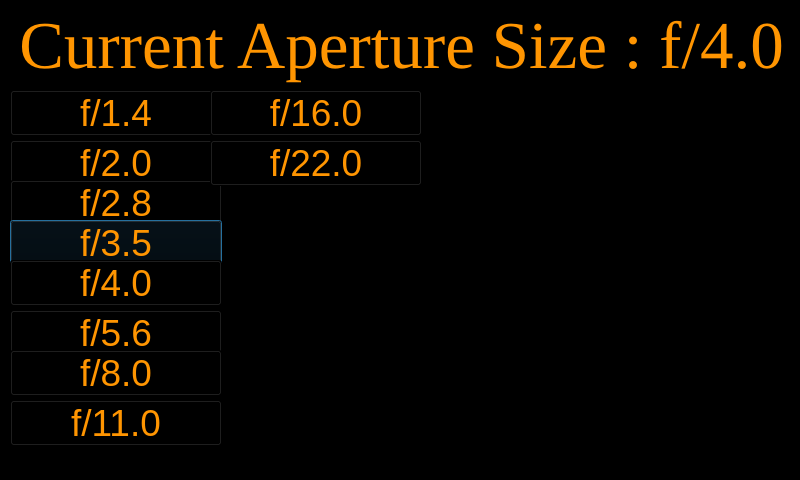
<?xml version="1.0" encoding="UTF-8"?>
<ui version="4.0">
 <class>ApertureSizeConfigurationMenu</class>
 <widget class="QWidget" name="ApertureSizeConfigurationMenu">
  <property name="windowModality">
   <enum>Qt::WindowModal</enum>
  </property>
  <property name="enabled">
   <bool>true</bool>
  </property>
  <property name="geometry">
   <rect>
    <x>0</x>
    <y>0</y>
    <width>800</width>
    <height>480</height>
   </rect>
  </property>
  <property name="palette">
   <palette>
    <active>
     <colorrole role="WindowText">
      <brush brushstyle="SolidPattern">
       <color alpha="255">
        <red>255</red>
        <green>149</green>
        <blue>1</blue>
       </color>
      </brush>
     </colorrole>
     <colorrole role="Button">
      <brush brushstyle="SolidPattern">
       <color alpha="255">
        <red>0</red>
        <green>0</green>
        <blue>0</blue>
       </color>
      </brush>
     </colorrole>
     <colorrole role="Light">
      <brush brushstyle="SolidPattern">
       <color alpha="255">
        <red>0</red>
        <green>0</green>
        <blue>0</blue>
       </color>
      </brush>
     </colorrole>
     <colorrole role="Midlight">
      <brush brushstyle="SolidPattern">
       <color alpha="255">
        <red>106</red>
        <green>110</green>
        <blue>128</blue>
       </color>
      </brush>
     </colorrole>
     <colorrole role="Dark">
      <brush brushstyle="SolidPattern">
       <color alpha="255">
        <red>106</red>
        <green>110</green>
        <blue>128</blue>
       </color>
      </brush>
     </colorrole>
     <colorrole role="Mid">
      <brush brushstyle="SolidPattern">
       <color alpha="255">
        <red>160</red>
        <green>160</green>
        <blue>160</blue>
       </color>
      </brush>
     </colorrole>
     <colorrole role="Text">
      <brush brushstyle="SolidPattern">
       <color alpha="255">
        <red>255</red>
        <green>149</green>
        <blue>1</blue>
       </color>
      </brush>
     </colorrole>
     <colorrole role="BrightText">
      <brush brushstyle="SolidPattern">
       <color alpha="255">
        <red>106</red>
        <green>110</green>
        <blue>128</blue>
       </color>
      </brush>
     </colorrole>
     <colorrole role="ButtonText">
      <brush brushstyle="SolidPattern">
       <color alpha="255">
        <red>255</red>
        <green>149</green>
        <blue>1</blue>
       </color>
      </brush>
     </colorrole>
     <colorrole role="Base">
      <brush brushstyle="SolidPattern">
       <color alpha="255">
        <red>0</red>
        <green>0</green>
        <blue>0</blue>
       </color>
      </brush>
     </colorrole>
     <colorrole role="Window">
      <brush brushstyle="SolidPattern">
       <color alpha="255">
        <red>0</red>
        <green>0</green>
        <blue>0</blue>
       </color>
      </brush>
     </colorrole>
     <colorrole role="Shadow">
      <brush brushstyle="SolidPattern">
       <color alpha="255">
        <red>255</red>
        <green>170</green>
        <blue>0</blue>
       </color>
      </brush>
     </colorrole>
     <colorrole role="Highlight">
      <brush brushstyle="SolidPattern">
       <color alpha="255">
        <red>106</red>
        <green>110</green>
        <blue>128</blue>
       </color>
      </brush>
     </colorrole>
     <colorrole role="HighlightedText">
      <brush brushstyle="SolidPattern">
       <color alpha="255">
        <red>255</red>
        <green>149</green>
        <blue>1</blue>
       </color>
      </brush>
     </colorrole>
     <colorrole role="Link">
      <brush brushstyle="SolidPattern">
       <color alpha="255">
        <red>106</red>
        <green>110</green>
        <blue>128</blue>
       </color>
      </brush>
     </colorrole>
     <colorrole role="AlternateBase">
      <brush brushstyle="SolidPattern">
       <color alpha="255">
        <red>0</red>
        <green>0</green>
        <blue>0</blue>
       </color>
      </brush>
     </colorrole>
     <colorrole role="ToolTipBase">
      <brush brushstyle="SolidPattern">
       <color alpha="255">
        <red>0</red>
        <green>0</green>
        <blue>0</blue>
       </color>
      </brush>
     </colorrole>
     <colorrole role="ToolTipText">
      <brush brushstyle="SolidPattern">
       <color alpha="255">
        <red>255</red>
        <green>149</green>
        <blue>1</blue>
       </color>
      </brush>
     </colorrole>
    </active>
    <inactive>
     <colorrole role="WindowText">
      <brush brushstyle="SolidPattern">
       <color alpha="255">
        <red>255</red>
        <green>149</green>
        <blue>1</blue>
       </color>
      </brush>
     </colorrole>
     <colorrole role="Button">
      <brush brushstyle="SolidPattern">
       <color alpha="255">
        <red>0</red>
        <green>0</green>
        <blue>0</blue>
       </color>
      </brush>
     </colorrole>
     <colorrole role="Light">
      <brush brushstyle="SolidPattern">
       <color alpha="255">
        <red>0</red>
        <green>0</green>
        <blue>0</blue>
       </color>
      </brush>
     </colorrole>
     <colorrole role="Midlight">
      <brush brushstyle="SolidPattern">
       <color alpha="255">
        <red>106</red>
        <green>110</green>
        <blue>128</blue>
       </color>
      </brush>
     </colorrole>
     <colorrole role="Dark">
      <brush brushstyle="SolidPattern">
       <color alpha="255">
        <red>106</red>
        <green>110</green>
        <blue>128</blue>
       </color>
      </brush>
     </colorrole>
     <colorrole role="Text">
      <brush brushstyle="SolidPattern">
       <color alpha="255">
        <red>255</red>
        <green>149</green>
        <blue>1</blue>
       </color>
      </brush>
     </colorrole>
     <colorrole role="BrightText">
      <brush brushstyle="SolidPattern">
       <color alpha="255">
        <red>106</red>
        <green>110</green>
        <blue>128</blue>
       </color>
      </brush>
     </colorrole>
     <colorrole role="ButtonText">
      <brush brushstyle="SolidPattern">
       <color alpha="255">
        <red>255</red>
        <green>149</green>
        <blue>1</blue>
       </color>
      </brush>
     </colorrole>
     <colorrole role="Window">
      <brush brushstyle="SolidPattern">
       <color alpha="255">
        <red>0</red>
        <green>0</green>
        <blue>0</blue>
       </color>
      </brush>
     </colorrole>
     <colorrole role="Highlight">
      <brush brushstyle="SolidPattern">
       <color alpha="255">
        <red>106</red>
        <green>110</green>
        <blue>128</blue>
       </color>
      </brush>
     </colorrole>
     <colorrole role="HighlightedText">
      <brush brushstyle="SolidPattern">
       <color alpha="255">
        <red>255</red>
        <green>149</green>
        <blue>1</blue>
       </color>
      </brush>
     </colorrole>
     <colorrole role="Link">
      <brush brushstyle="SolidPattern">
       <color alpha="255">
        <red>106</red>
        <green>110</green>
        <blue>128</blue>
       </color>
      </brush>
     </colorrole>
     <colorrole role="AlternateBase">
      <brush brushstyle="SolidPattern">
       <color alpha="255">
        <red>0</red>
        <green>0</green>
        <blue>0</blue>
       </color>
      </brush>
     </colorrole>
     <colorrole role="ToolTipBase">
      <brush brushstyle="SolidPattern">
       <color alpha="255">
        <red>0</red>
        <green>0</green>
        <blue>0</blue>
       </color>
      </brush>
     </colorrole>
     <colorrole role="ToolTipText">
      <brush brushstyle="SolidPattern">
       <color alpha="255">
        <red>255</red>
        <green>149</green>
        <blue>1</blue>
       </color>
      </brush>
     </colorrole>
    </inactive>
    <disabled>
     <colorrole role="WindowText">
      <brush brushstyle="SolidPattern">
       <color alpha="255">
        <red>106</red>
        <green>110</green>
        <blue>128</blue>
       </color>
      </brush>
     </colorrole>
     <colorrole role="Button">
      <brush brushstyle="SolidPattern">
       <color alpha="255">
        <red>0</red>
        <green>0</green>
        <blue>0</blue>
       </color>
      </brush>
     </colorrole>
     <colorrole role="Midlight">
      <brush brushstyle="SolidPattern">
       <color alpha="255">
        <red>106</red>
        <green>110</green>
        <blue>128</blue>
       </color>
      </brush>
     </colorrole>
     <colorrole role="Dark">
      <brush brushstyle="SolidPattern">
       <color alpha="255">
        <red>106</red>
        <green>110</green>
        <blue>128</blue>
       </color>
      </brush>
     </colorrole>
     <colorrole role="Text">
      <brush brushstyle="SolidPattern">
       <color alpha="255">
        <red>106</red>
        <green>110</green>
        <blue>128</blue>
       </color>
      </brush>
     </colorrole>
     <colorrole role="BrightText">
      <brush brushstyle="SolidPattern">
       <color alpha="255">
        <red>106</red>
        <green>110</green>
        <blue>128</blue>
       </color>
      </brush>
     </colorrole>
     <colorrole role="ButtonText">
      <brush brushstyle="SolidPattern">
       <color alpha="255">
        <red>106</red>
        <green>110</green>
        <blue>128</blue>
       </color>
      </brush>
     </colorrole>
     <colorrole role="Base">
      <brush brushstyle="SolidPattern">
       <color alpha="255">
        <red>255</red>
        <green>255</green>
        <blue>255</blue>
       </color>
      </brush>
     </colorrole>
     <colorrole role="Window">
      <brush brushstyle="SolidPattern">
       <color alpha="255">
        <red>0</red>
        <green>0</green>
        <blue>0</blue>
       </color>
      </brush>
     </colorrole>
     <colorrole role="Link">
      <brush brushstyle="SolidPattern">
       <color alpha="255">
        <red>106</red>
        <green>110</green>
        <blue>128</blue>
       </color>
      </brush>
     </colorrole>
     <colorrole role="ToolTipText">
      <brush brushstyle="SolidPattern">
       <color alpha="255">
        <red>255</red>
        <green>149</green>
        <blue>1</blue>
       </color>
      </brush>
     </colorrole>
    </disabled>
   </palette>
  </property>
  <property name="windowTitle">
   <string>ISOConfigurationMenu</string>
  </property>
  <property name="autoFillBackground">
   <bool>false</bool>
  </property>
  <widget class="QLabel" name="CurrentApertureSizeLabel">
   <property name="geometry">
    <rect>
     <x>6</x>
     <y>0</y>
     <width>791</width>
     <height>91</height>
    </rect>
   </property>
   <property name="font">
    <font>
     <family>Times New Roman</family>
     <pointsize>50</pointsize>
    </font>
   </property>
   <property name="text">
    <string>Current Aperture Size : f/4.0</string>
   </property>
   <property name="alignment">
    <set>Qt::AlignCenter</set>
   </property>
  </widget>
  <widget class="QPushButton" name="F14Button">
   <property name="geometry">
    <rect>
     <x>10</x>
     <y>90</y>
     <width>212</width>
     <height>46</height>
    </rect>
   </property>
   <property name="font">
    <font>
     <pointsize>28</pointsize>
    </font>
   </property>
   <property name="styleSheet">
    <string notr="true">background-color: rgb(0, 0, 0);
color: rgb(255, 149, 1);</string>
   </property>
   <property name="text">
    <string>f/1.4</string>
   </property>
   <property name="checkable">
    <bool>false</bool>
   </property>
  </widget>
  <widget class="QPushButton" name="f20Button">
   <property name="geometry">
    <rect>
     <x>10</x>
     <y>140</y>
     <width>212</width>
     <height>46</height>
    </rect>
   </property>
   <property name="font">
    <font>
     <pointsize>28</pointsize>
    </font>
   </property>
   <property name="styleSheet">
    <string notr="true">background-color: rgb(0, 0, 0);
color: rgb(255, 149, 1);</string>
   </property>
   <property name="text">
    <string>f/2.0</string>
   </property>
  </widget>
  <widget class="QPushButton" name="f28Button">
   <property name="geometry">
    <rect>
     <x>10</x>
     <y>180</y>
     <width>212</width>
     <height>46</height>
    </rect>
   </property>
   <property name="font">
    <font>
     <pointsize>28</pointsize>
    </font>
   </property>
   <property name="styleSheet">
    <string notr="true">background-color: rgb(0, 0, 0);
color: rgb(255, 149, 1);</string>
   </property>
   <property name="text">
    <string>f/2.8</string>
   </property>
  </widget>
  <widget class="QPushButton" name="f35Button">
   <property name="geometry">
    <rect>
     <x>10</x>
     <y>220</y>
     <width>212</width>
     <height>46</height>
    </rect>
   </property>
   <property name="font">
    <font>
     <pointsize>28</pointsize>
    </font>
   </property>
   <property name="styleSheet">
    <string notr="true">color: rgb(255, 149, 1);
selection-color: rgb(255, 255, 255);
background-color: rgb(0, 0, 0);</string>
   </property>
   <property name="text">
    <string>f/3.5</string>
   </property>
   <property name="autoDefault">
    <bool>true</bool>
   </property>
   <property name="default">
    <bool>true</bool>
   </property>
  </widget>
  <widget class="QPushButton" name="f40Button">
   <property name="geometry">
    <rect>
     <x>10</x>
     <y>260</y>
     <width>212</width>
     <height>46</height>
    </rect>
   </property>
   <property name="font">
    <font>
     <pointsize>28</pointsize>
    </font>
   </property>
   <property name="styleSheet">
    <string notr="true">background-color: rgb(0, 0, 0);
color: rgb(255, 149, 1);</string>
   </property>
   <property name="text">
    <string>f/4.0</string>
   </property>
  </widget>
  <widget class="QPushButton" name="f56Button">
   <property name="geometry">
    <rect>
     <x>10</x>
     <y>310</y>
     <width>212</width>
     <height>46</height>
    </rect>
   </property>
   <property name="font">
    <font>
     <pointsize>28</pointsize>
    </font>
   </property>
   <property name="styleSheet">
    <string notr="true">background-color: rgb(0, 0, 0);
color: rgb(255, 149, 1);</string>
   </property>
   <property name="text">
    <string>f/5.6</string>
   </property>
  </widget>
  <widget class="QPushButton" name="f80Button">
   <property name="geometry">
    <rect>
     <x>10</x>
     <y>350</y>
     <width>212</width>
     <height>46</height>
    </rect>
   </property>
   <property name="font">
    <font>
     <pointsize>28</pointsize>
    </font>
   </property>
   <property name="styleSheet">
    <string notr="true">background-color: rgb(0, 0, 0);
color: rgb(255, 149, 1);</string>
   </property>
   <property name="text">
    <string>f/8.0</string>
   </property>
  </widget>
  <widget class="QPushButton" name="f11Button">
   <property name="geometry">
    <rect>
     <x>10</x>
     <y>400</y>
     <width>212</width>
     <height>46</height>
    </rect>
   </property>
   <property name="font">
    <font>
     <pointsize>28</pointsize>
    </font>
   </property>
   <property name="styleSheet">
    <string notr="true">background-color: rgb(0, 0, 0);
color: rgb(255, 149, 1);</string>
   </property>
   <property name="text">
    <string>f/11.0</string>
   </property>
  </widget>
  <widget class="QPushButton" name="f16Button">
   <property name="geometry">
    <rect>
     <x>210</x>
     <y>90</y>
     <width>212</width>
     <height>46</height>
    </rect>
   </property>
   <property name="font">
    <font>
     <pointsize>28</pointsize>
    </font>
   </property>
   <property name="styleSheet">
    <string notr="true">background-color: rgb(0, 0, 0);
color: rgb(255, 149, 1);</string>
   </property>
   <property name="text">
    <string>f/16.0</string>
   </property>
  </widget>
  <widget class="QPushButton" name="f22Button_2">
   <property name="geometry">
    <rect>
     <x>210</x>
     <y>140</y>
     <width>212</width>
     <height>46</height>
    </rect>
   </property>
   <property name="font">
    <font>
     <pointsize>28</pointsize>
    </font>
   </property>
   <property name="styleSheet">
    <string notr="true">background-color: rgb(0, 0, 0);
color: rgb(255, 149, 1);</string>
   </property>
   <property name="text">
    <string>f/22.0</string>
   </property>
  </widget>
 </widget>
 <resources/>
 <connections/>
</ui>
